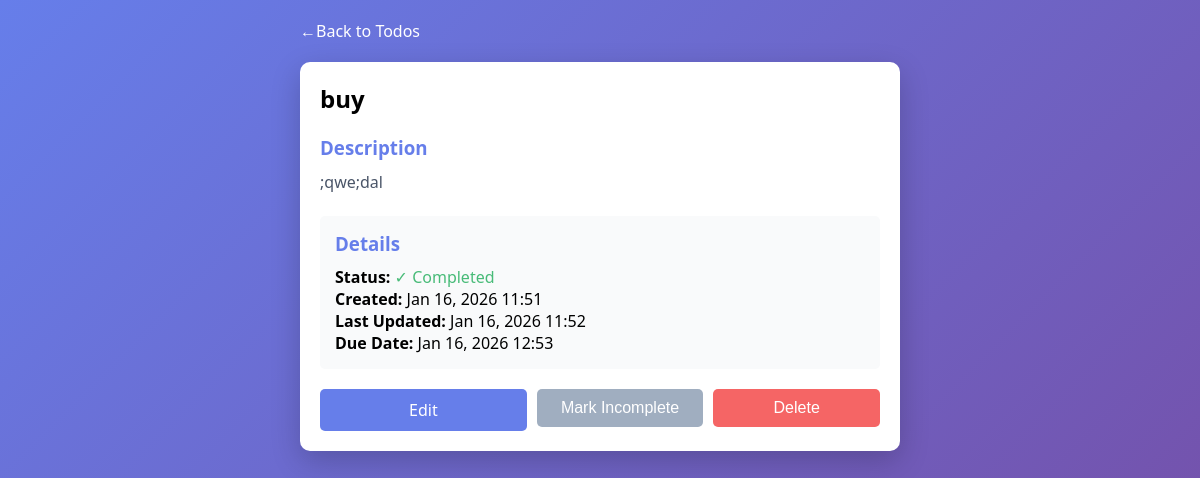
The app's page /todo/2/ with its own data.
### todos/models.py (models this page shows, shortened)
class Todo(models.Model):
    title = models.CharField(max_length=200)
    description = models.TextField(blank=True, null=True)
    completed = models.BooleanField(default=False)
    created_at = models.DateTimeField(auto_now_add=True)
    updated_at = models.DateTimeField(auto_now=True)
    due_date = models.DateTimeField(blank=True, null=True)
    class Meta:
        ordering = ['-created_at']

### todos/views.py (the view)
# urls.py: path('todo/<int:pk>/', views.todo_detail, name='todo_detail'),
def todo_detail(request, pk):
    todo = get_object_or_404(Todo, pk=pk)
    return render(request, 'todos/todo_detail.html', {'todo': todo})

### todos/templates/todos/todo_detail.html (shortened to what this page needs)
{% extends 'todos/base.html' %}
{% block content %}
<a href="{% url 'home' %}" class="back-link">Back to Todos</a>
<div class="card">
    <h2 style="margin-bottom: 20px;">{{ todo.title }}</h2>
    {% if todo.description %}
        <div style="margin-bottom: 20px;">
            <h3 style="color: #667eea; margin-bottom: 10px;">Description</h3>
            <p style="color: #4a5568; line-height: 1.6;">{{ todo.description }}</p>
        </div>
    {% endif %}
    <div style="margin-bottom: 20px; padding: 15px; background: #f9fafb; border-radius: 5px;">
        <h3 style="color: #667eea; margin-bottom: 10px;">Details</h3>
        <p><strong>Status:</strong>
            {% if todo.completed %}
                <span style="color: #48bb78;">✓ Completed</span>
            {% else %}
                <span style="color: #f6ad55;">Pending</span>
            {% endif %}
        </p>
        <p><strong>Created:</strong> {{ todo.created_at|date:"M d, Y H:i" }}</p>
        <p><strong>Last Updated:</strong> {{ todo.updated_at|date:"M d, Y H:i" }}</p>
        {% if todo.due_date %}
            <p><strong>Due Date:</strong> {{ todo.due_date|date:"M d, Y H:i" }}</p>
        {% endif %}
    </div>
    <div class="action-buttons">
        <a href="{% url 'todo_update' todo.pk %}" class="btn btn-primary">Edit</a>
        {% if not todo.completed %}
            <form method="post" action="{% url 'todo_toggle' todo.pk %}" style="flex: 1;">
                {% csrf_token %}
                <button type="submit" class="btn btn-success" style="width: 100%;">Mark Complete</button>
            </form>
        {% else %}
            <form method="post" action="{% url 'todo_toggle' todo.pk %}" style="flex: 1;">
                <button type="submit" class="btn btn-secondary" style="width: 100%;">Mark Incomplete</button>
            </form>
        {% endif %}
        <form method="post" action="{% url 'todo_delete' todo.pk %}" style="flex: 1;">
            <button type="submit" class="btn btn-danger" style="width: 100%;" onclick="return confirm('Are you sure?')">Delete</button>
        </form>
    </div>
</div>
{% endblock %}

### todos/templates/todos/base.html (style rules this page uses)
* { margin: 0; padding: 0; box-sizing: border-box; }
body { font-family: 'Segoe UI', Tahoma, Geneva, Verdana, sans-serif; background: linear-gradient(135deg, #667eea 0%, #764ba2 100%); min-height: 100vh; padding: 20px; }
.card { background: white; border-radius: 10px; padding: 20px; box-shadow: 0 10px 30px rgba(0, 0, 0, 0.2); margin-bottom: 20px; }
.btn { display: inline-block; padding: 10px 20px; border: none; border-radius: 5px; cursor: pointer; font-size: 1em; text-decoration: none; transition: all 0.3s ease; }
.btn-primary { background: #667eea; color: white; }
.btn-danger { background: #f56565; color: white; }
.btn-secondary { background: #a0aec0; color: white; }
.action-buttons { display: flex; gap: 10px; margin-top: 15px; }
.action-buttons .btn { flex: 1; text-align: center; }
.back-link { color: white; text-decoration: none; display: inline-flex; align-items: center; margin-bottom: 20px; font-size: 1em; }
.back-link::before { content: "← "; }

### records on screen
Todo: title "buy", description ";qwe;dal", created_at "Jan 16, 2026 11:51", updated_at "Jan 16, 2026 11:52", due_date "Jan 16, 2026 12:53"
